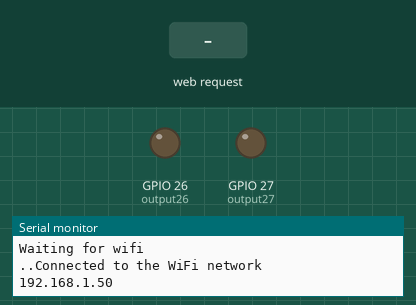
This sketch was run on a simulated ESP32. Parts: output pins drawn as LEDs (lit = HIGH), the last lines printed to the serial monitor. The test bench sets the inputs (shaded band). WiFi joins after 1.5 s; servers stay silent unless stated.

Above: at 3.2 s.
3.3 s: HTTP request GET /26/on received
At 4.2 s:
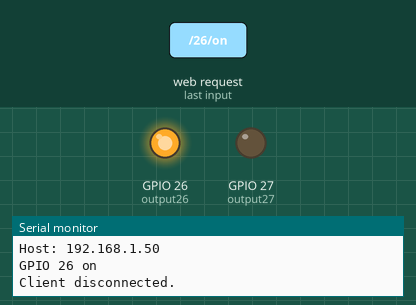
4.8 s: HTTP request GET /27/on received
At 5.3 s:
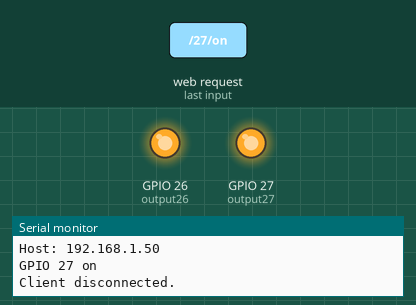
6.3 s: HTTP request GET /26/off received
At 7.5 s:
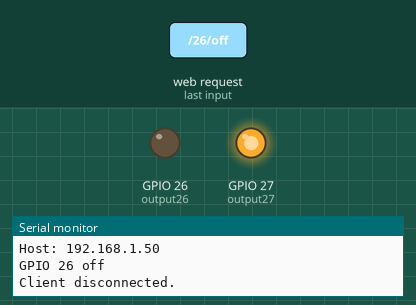
7.8 s: HTTP request GET /27/off received
At 8.8 s:
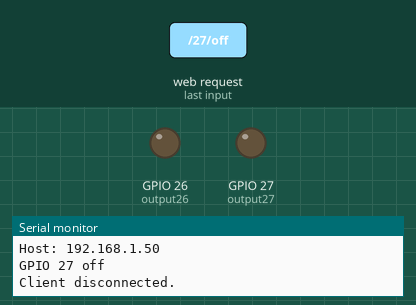
Timing chart, 0 to 10.3 s (numbered marks = the images above; inputs shaded):
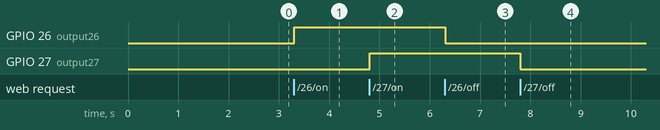

Measured:
- after the input at 3.3 s, GPIO 26 (output26): LOW → HIGH at once
- after the input at 4.8 s, GPIO 27 (output27): LOW → HIGH at once
- after the input at 6.3 s, GPIO 26 (output26): HIGH → LOW at once
- after the input at 7.8 s, GPIO 27 (output27): HIGH → LOW at once

The sketch:

esp32-webserver.ino
```cpp
#include <WiFi.h>

#define WIFI_SSID "ssid" // change with your own wifi ssid
#define WIFI_PASS "xxxxxx" // change with your own wifi password

#define PORT 80

const int output26 = 26;
const int output27 = 27;

WiFiServer server(PORT);

String header; // update this with the value you wish to send to your client

void setup() {
  Serial.begin(115200);

  pinMode(output26, OUTPUT);
  pinMode(output27, OUTPUT);
  // Set outputs to LOW
  digitalWrite(output26, LOW);
  digitalWrite(output27, LOW);

  Serial.print("Connecting to ");
  Serial.println(WIFI_SSID);
  WiFi.begin(WIFI_SSID, WIFI_PASS);

  Serial.println("Waiting for wifi");
  int timeout_s = 30;
  while (WiFi.status() != WL_CONNECTED && timeout_s > 0) {
      timeout_s--;
      delay(1000);
      Serial.print(".");
  }

  if(WiFi.status() != WL_CONNECTED) {
    Serial.println("unable to connect, check your credentials");
  }

  Serial.println("Connected to the WiFi network");
  Serial.println(WiFi.localIP());
  server.begin();
}

void loop() {
  WiFiClient client = server.available();

  if (client) {

    Serial.println("New Client.");
    String currentLine = "";

    while (client.connected()) {

      if (client.available()) {
        char c = client.read();
        Serial.write(c);
        header += c;
        if (c == '\n') {
          // if the current line is blank, you got two newline characters in a row.
          // that's the end of the client HTTP request, so send a response:
          if (currentLine.length() == 0) {
            // HTTP headers always start with a response code (e.g. HTTP/1.1 200 OK)
            // and a content-type so the client knows what's coming, then a blank line:
            client.println("HTTP/1.1 200 OK");
            client.println("Content-type:text/html");
            client.println("Connection: close");
            client.println();

            // turns the GPIOs on and off
            if (header.indexOf("GET /26/on") >= 0) {
              Serial.println("GPIO 26 on");
              digitalWrite(output26, HIGH);
            } else if (header.indexOf("GET /26/off") >= 0) {
              Serial.println("GPIO 26 off");
              digitalWrite(output26, LOW);
            } else if (header.indexOf("GET /27/on") >= 0) {
              Serial.println("GPIO 27 on");
              digitalWrite(output27, HIGH);
            } else if (header.indexOf("GET /27/off") >= 0) {
              Serial.println("GPIO 27 off");
              digitalWrite(output27, LOW);
            }

            // Display the HTML web page
            client.println("<!DOCTYPE html><html>");
            client.println("<head><meta name=\"viewport\" content=\"width=device-width, initial-scale=1\">");
            client.println("<link rel=\"icon\" href=\"data:,\"></head>");

            // Web Page Heading
            client.println("<body><h1>ESP32 Web Server</h1>");

            // Display current state, and ON/OFF buttons for GPIO 26
            client.println("<p>GPIO 26 - State ");
            client.println(digitalRead(output26));
            client.println("</p>");
            // If the output26State is off, it displays the ON button
            if (digitalRead(output26) == LOW) {
              client.println("<p><a href=\"/26/on\"><button class=\"button\">ON</button></a></p>");
            } else {
              client.println("<p><a href=\"/26/off\"><button class=\"button button2\">OFF</button></a></p>");
            }

            // Display current state, and ON/OFF buttons for GPIO 27
            client.println("<p>GPIO 27 - State ");
            client.println(digitalRead(output27));
            client.println("</p>");
            // If the output27State is off, it displays the ON button
            if (digitalRead(output27) == LOW) {
              client.println("<p><a href=\"/27/on\"><button class=\"button\">ON</button></a></p>");
            } else {
              client.println("<p><a href=\"/27/off\"><button class=\"button button2\">OFF</button></a></p>");
            }
            client.println("</body></html>");

            // The HTTP response ends with another blank line
            client.println();
            // Break out of the while loop
            break;
          } else { // if you got a newline, then clear currentLine
            currentLine = "";
          }
        } else if (c != '\r') {  // if you got anything else but a carriage return character,
          currentLine += c;      // add it to the end of the currentLine
        }
      }
    }
    // Clear the header variable
    header = "";
    // Close the connection
    client.stop();
    Serial.println("Client disconnected.");
    Serial.println("");
  }
}
```
